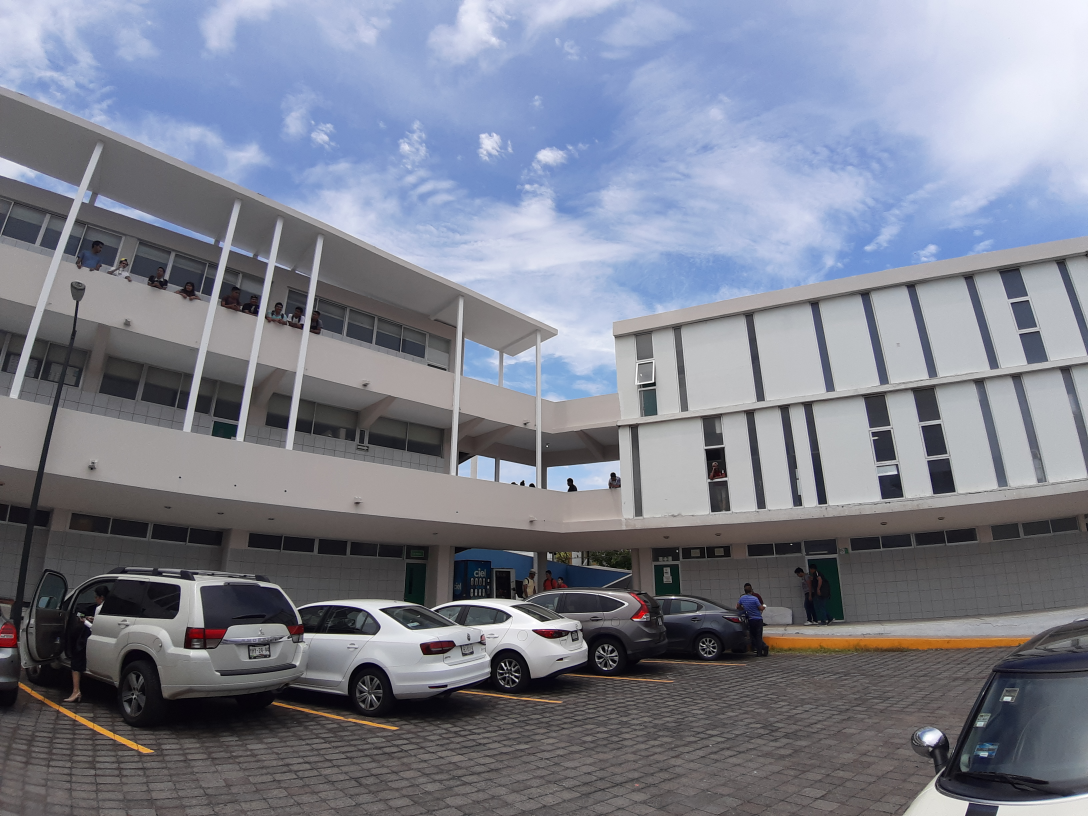
#> input picture Files/posgrado.jpg, 3264 x 2448 px, found by its file name (shown at 1/3 size)
$ jupyter execute 'Bordes 2 y Gradientes.ipynb'   (older library calls are emulated)
#> lines starting #> are read from the running program, lines starting #| are printed output that depends on the picture; after the words box and inside, x2 and y2 are one past the last pixel; in counts of white or black regions, pixels touching at a corner belong together; long printed decimals are rounded
# Topicos Avanzados de Inteligencia Artificial
## Instructor: Dr. Luis Felipe Marín Urías
## Facultad de ingeniería Eléctrica y Electrónica
## Universidad Veracruzana

# Vector Gradiente Discreto

Como vimos anteriormente los bordes son variaciones en las intensidades
eso lo podríamos analizar facilmente con los cambios de intensidad en la imagen en X y en Y.

[cell 1]
import cv2
import numpy as np
import matplotlib.pyplot as plt

Supongamos que V es una imagen y vamos a atacar el primer renglón de la imagen

[cell 2]
# imagen V(0,n) donde n=9 (0 a 8)

V = [3,3,3,8,8,8,3,3,3]

# encontrando las variaciones de intensidad

variaciones = lambda x,y: y-x
res=[0]
for i in range(1,len(V)-1):
    res.append(V[i+1]-V[i])

res

El arreglo "res" tiene el resultado de las variaciones de intensidades puestas en los valores 5.

Lo podemos ver en el plot siguiente, donde los picos nos dicen donde se encuentran las variaciones

[cell 3]
plt.plot(V)
plt.plot(res)
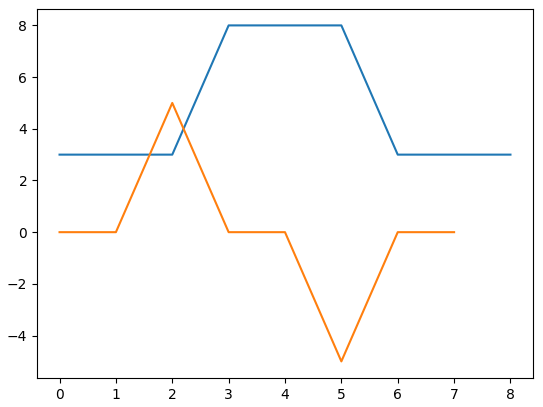
#> figure drawn by matplotlib, 1 panel

Ahora para una imagen tenemos 2 formas diferentes de encontrar los cambios de intensidades:
- sobre las columnas o eje X (como se ve arriba)
- sobre las filas o eje Y

Al final para obtener el gradiente de cada pixel de la imagen en la posición (m,n) se debe obtener el gradiente sobre el eje $ X = G_x(m,n) $ y  el gradiente sobre el eje $ Y = G_y(m,n) $ tal como vimos en las dispositivas para las esquinas de Harris.

El vector gradiente  es entonces:

$$ \nabla f(m,n)=[G_x(m,n), G_y(m,n)] $$

el cual se representa como una flecha -> de vector

o sea los borde verticales son $G_x$ y los bordes horizontales son $G_y$ y los bordes conjuntos tanto en x como en y se obtiene:

$$ | \nabla f| = \sqrt{G_x^2 + G_y^2} $$

es decir la magnitud del vector, y para obtener su dirección

$$ \tan \theta = \frac{G_x}{G_Y} $$

Veamos un ejemplo en una imagen simple:

[cell 4]
imageblk = np.zeros((200,100,3))
imagewht = np.ones((200,100,3))
image1 = np.concatenate((imageblk,imagewht), axis=1)
#img = cv2.cvtColor(image1, cv2.COLOR_RGB2GRAY)

plt.imshow(image1)
image1.shape
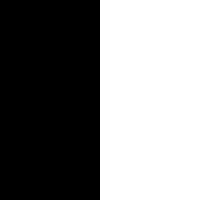
#> shown: shape (200, 200, 3) float64; values 0 (black) and 1 (white), 50% white; 1 white region, box (x1, y1, x2, y2) and area: (100, 0, 200, 200) 20000

Vamos a sacar el borde vertical en el eje X

[cell 5]
#establecemos el kernel de filtro
filtro_x = np.array([[-1, 0, 1],
          [-2, 0, 2],
          [-1, 0, 1]])
#gradiente en X
Gx = cv2.filter2D(image1, -1, filtro_x, borderType=cv2.BORDER_CONSTANT)
plt.imshow(Gx)

Vamos a intentar sacar el borde Horizontal en el eje Y, y veremos que no hay bordes en ese eje

[cell 6]
#establecemos el kernel de filtro en y que sería igual a
#[[-1 -2 -1]
# [ 0  0  0]
# [ 1  2  1]]

filtro_y = np.transpose(filtro_x)

#gradiente en Y
Gy = cv2.filter2D(image1, -1, filtro_y, borderType=cv2.BORDER_CONSTANT)
plt.imshow(Gy)

Ahora haremos el mismo procedimiento en una imagen con un solo borde horizontal.

[cell 7]
imageblk = np.zeros((100,200,3))
imagewht = np.ones((100,200,3))
image2= np.concatenate((imageblk,imagewht), axis=0)
plt.imshow(image2)

[cell 8]
#gradiente en x
Gx = cv2.filter2D(image2, -1, filtro_x, borderType=cv2.BORDER_CONSTANT)
#gradiente en Y
Gy = cv2.filter2D(image2, -1, filtro_y, borderType=cv2.BORDER_CONSTANT)
#mostramos bordes en X
plt.imshow(Gx)
#plt.imshow(np.concatenate((Gx,Gy), axis=1))

[cell 9]
#bordes en y
plt.imshow(Gy)
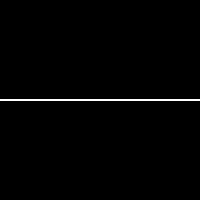
#> shown: shape (200, 200, 3) float64; values 0 (black) and 1 (white), 1% white in thin lines or dots, all inside (x1, y1, x2, y2) = (0, 99, 200, 101)

Ahora lo haremos con una imagen normal

[cell 10]
img = cv2.imread("./files/posgrado.jpg", cv2.IMREAD_GRAYSCALE)
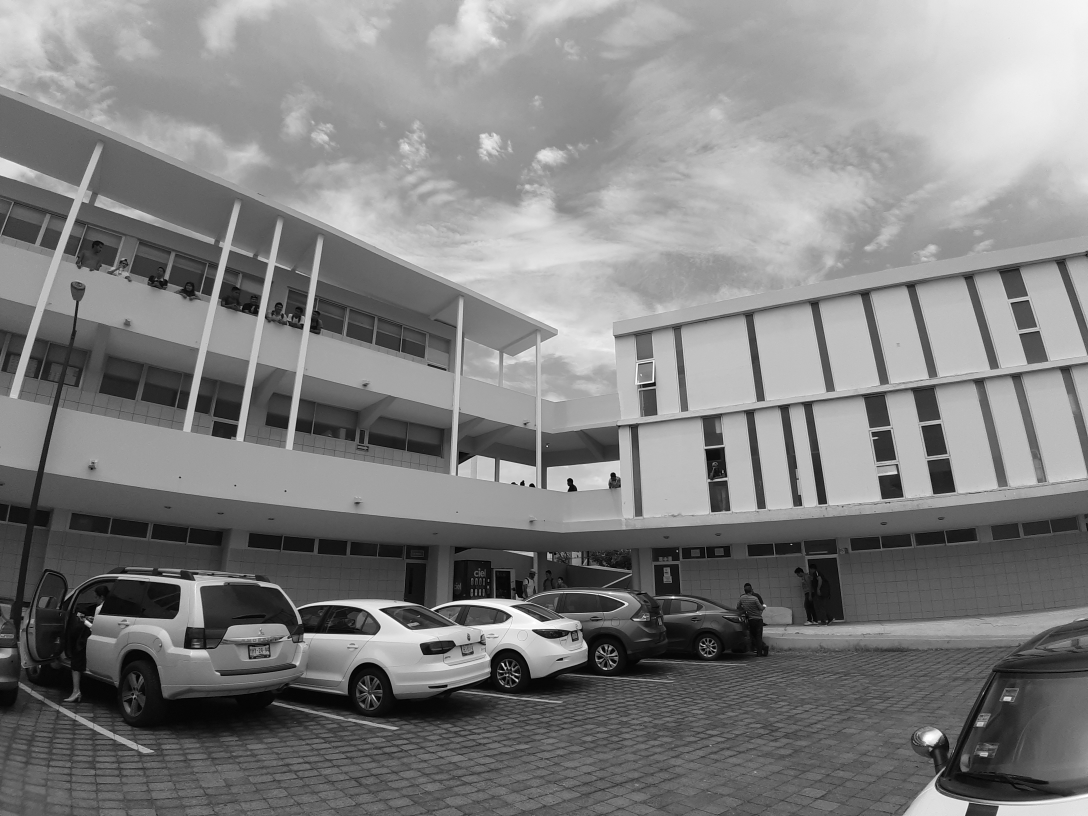
#> img: shape (2448, 3264) (shown at 1/3 size); min 0, max 255, mean 128.4
img2 = cv2.cvtColor(img, cv2.COLOR_GRAY2RGB)
plt.imshow(img2)

[cell 11]
#gradiente en x
Gx = cv2.filter2D(img, -1, filtro_x, borderType=cv2.BORDER_CONSTANT)
#gradiente en Y
Gy = cv2.filter2D(img, -1, filtro_y, borderType=cv2.BORDER_CONSTANT)
plt.imshow(Gx**2,cmap=plt.cm.gray)

[cell 12]
plt.imshow(Gy**2,cmap=plt.cm.gray)
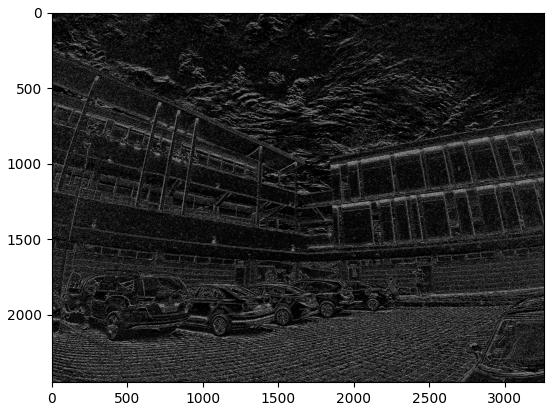
#> figure drawn by matplotlib, 1 panel

Ahora se muestra la magnitud del gradiente
$$ | \nabla f| = \sqrt{G_x^2 + G_y^2} $$

[cell 13]
magnitud = np.sqrt(Gx**2 + Gy**2).astype("uint8")
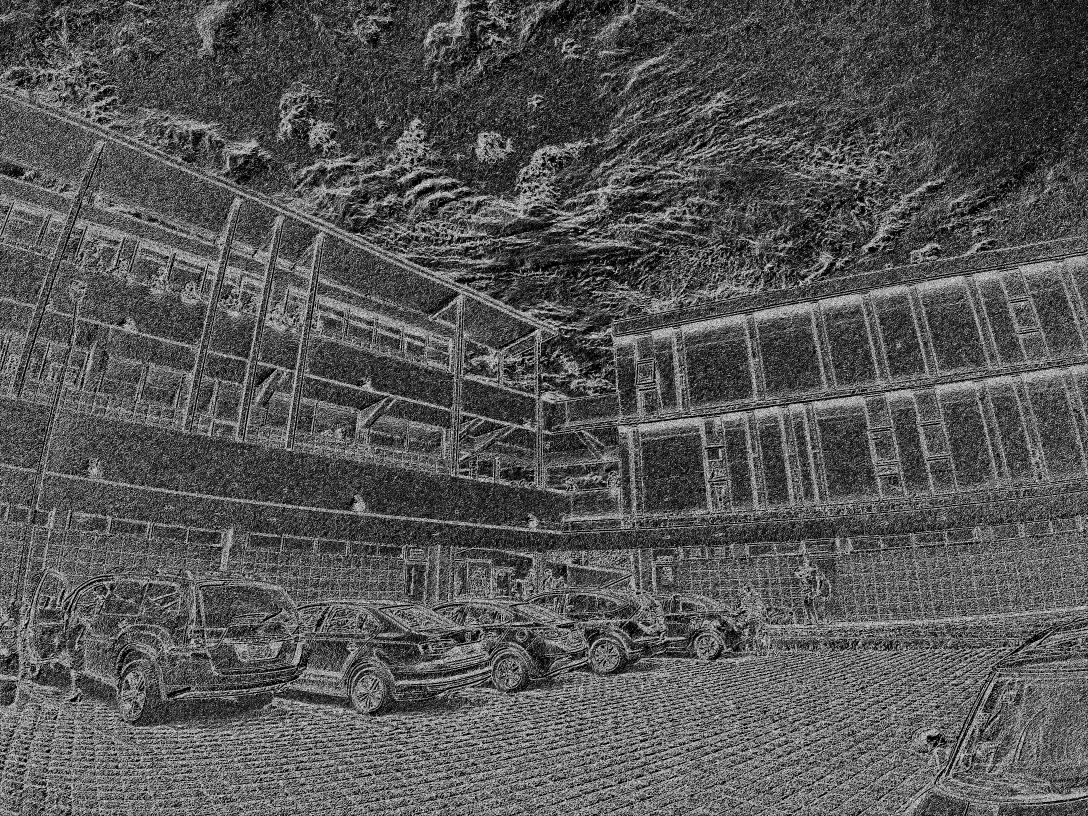
#> magnitud: shape (2448, 3264) (shown at 1/3 size); min 0, max 15, mean 5.02; drawn with min black and max white
plt.imshow(magnitud,cmap=plt.cm.gray)
magnitud.shape
#> Out = (2448, 3264)

[cell 14]
#cv2.rectangle(image, start_point, end_point, color, thickness)
imsquare = cv2.rectangle(img2[:], (400,400), (440,440), (255,0,0), 5)
plt.imshow(imsquare)

[cell 15]
cutimg = img[400:440,400:440]

plt.imshow(cutimg,cmap=plt.cm.gray)

[cell 16]
#cv2.arrowedLine(image, start_point, end_point, color, thickness)
gx = cv2.Sobel(img, cv2.CV_64F, 1,0,5)
gy = cv2.Sobel(img, cv2.CV_64F, 0,1,5)
mag,ang = cv2.cartToPolar(gx,gy)
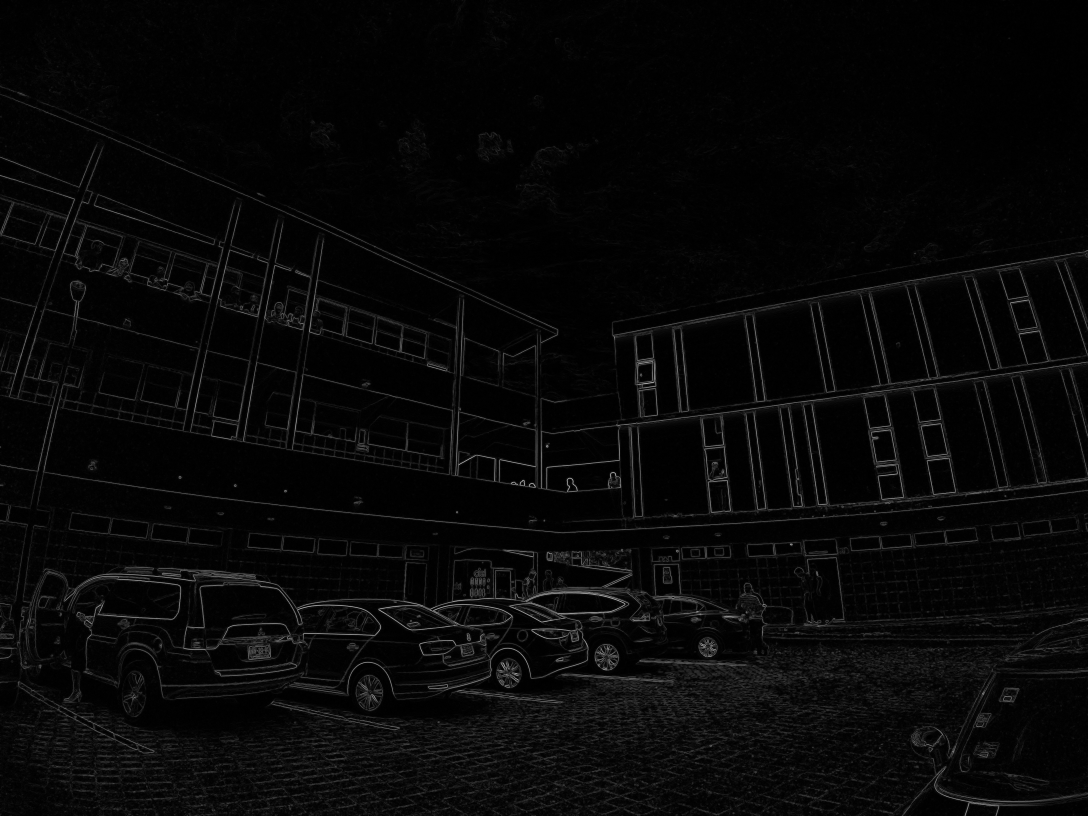
#> mag: shape (2448, 3264) float64 (shown at 1/3 size); min 0, max 918.6, mean 29.6; drawn with min black and max white
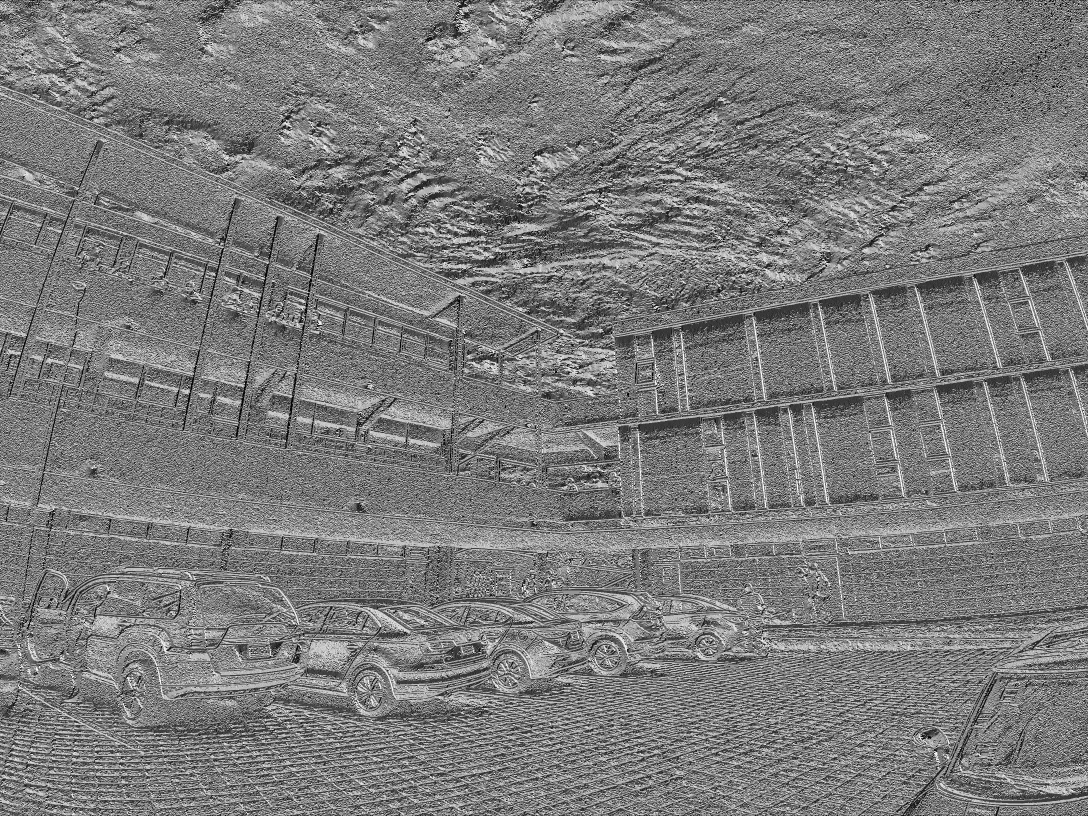
#> ang: shape (2448, 3264) float64 (shown at 1/3 size); min 0, max 6.28, mean 3.05; drawn with min black and max white
print(mag[420,420],ang[420,420])
#| 3.162 0.3218
print(gx[420,420],gy[420,420])
#| 3.0 1.0
print(Gx[420,420],Gy[420,420])
#| 3 1
flecha=[]
flecha = cv2.arrowedLine(img2[:], (420,420) , (420+Gx[420,420]*5, 420+Gy[420,420]*5), (0,0,255), 1)

[cell 17]
plt.imshow(flecha[400:460,400:460])
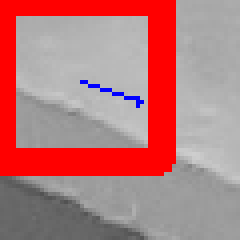
#> shown: shape (60, 60, 3) (shown 4 times larger); mean R, G, B 183, 123.3, 124.6

$ run again, with Files/frame.jpg copied over Files/posgrado.jpg
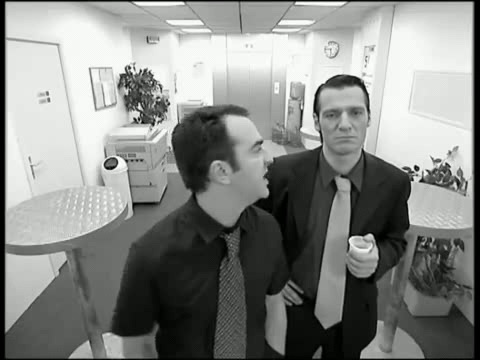
#> input picture Files/frame.jpg, 480 x 360 px, found by its file name
#> `magnitud = np.sqrt(Gx**2 + Gy**2).astype("uint8")`:
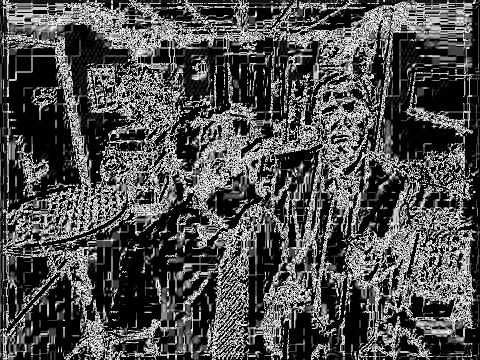
#> magnitud: shape (360, 480); min 0, max 15, mean 4.53; drawn with min black and max white
#> cutimg = empty array
#> `mag,ang = cv2.cartToPolar(gx,gy)`:
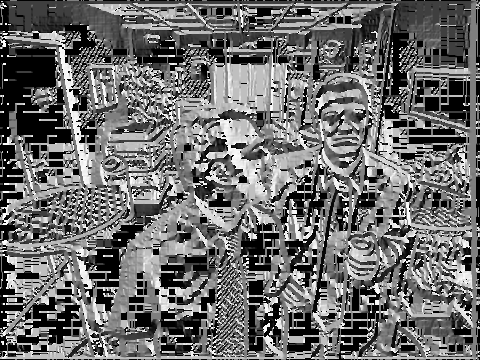
#> ang: shape (360, 480) float64; min 0, max 6.28, mean 2.68; drawn with min black and max white
